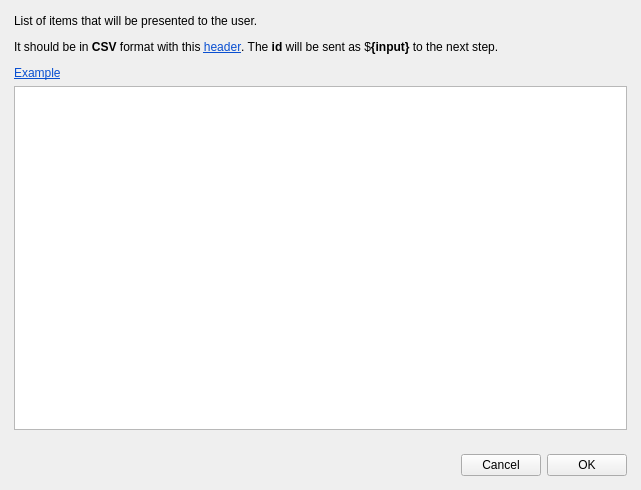
<?xml version="1.0" encoding="UTF-8"?>
<ui version="4.0">
 <class>WfNodeEditDialog</class>
 <widget class="QDialog" name="WfNodeEditDialog">
  <property name="windowModality">
   <enum>Qt::WindowModal</enum>
  </property>
  <property name="geometry">
   <rect>
    <x>0</x>
    <y>0</y>
    <width>641</width>
    <height>490</height>
   </rect>
  </property>
  <property name="windowTitle">
   <string>Dialog</string>
  </property>
  <layout class="QVBoxLayout" name="verticalLayout">
   <property name="leftMargin">
    <number>5</number>
   </property>
   <property name="topMargin">
    <number>5</number>
   </property>
   <property name="rightMargin">
    <number>5</number>
   </property>
   <property name="bottomMargin">
    <number>5</number>
   </property>
   <item>
    <widget class="QStackedWidget" name="panelsStack">
     <property name="sizePolicy">
      <sizepolicy hsizetype="Expanding" vsizetype="Expanding">
       <horstretch>0</horstretch>
       <verstretch>0</verstretch>
      </sizepolicy>
     </property>
     <property name="currentIndex">
      <number>11</number>
     </property>
     <widget class="QWidget" name="hotkeyPanel">
      <property name="sizePolicy">
       <sizepolicy hsizetype="Expanding" vsizetype="Expanding">
        <horstretch>0</horstretch>
        <verstretch>0</verstretch>
       </sizepolicy>
      </property>
      <layout class="QFormLayout" name="formLayout">
       <item row="0" column="0">
        <widget class="QLabel" name="label">
         <property name="text">
          <string>Hotkey</string>
         </property>
        </widget>
       </item>
       <item row="0" column="1">
        <widget class="CustomHotkeyEditor" name="hotkeyHotkeyEdit"/>
       </item>
      </layout>
     </widget>
     <widget class="QWidget" name="keywordPanel">
      <property name="sizePolicy">
       <sizepolicy hsizetype="Expanding" vsizetype="Expanding">
        <horstretch>0</horstretch>
        <verstretch>0</verstretch>
       </sizepolicy>
      </property>
      <layout class="QFormLayout" name="formLayout_2">
       <item row="0" column="0">
        <widget class="QLabel" name="label_2">
         <property name="text">
          <string>Keyword</string>
         </property>
        </widget>
       </item>
       <item row="0" column="1">
        <widget class="QLineEdit" name="keywordKeywordEdit"/>
       </item>
       <item row="1" column="0">
        <widget class="QLabel" name="label_9">
         <property name="text">
          <string>Text</string>
         </property>
        </widget>
       </item>
       <item row="1" column="1">
        <widget class="QLineEdit" name="keywordTextEdit"/>
       </item>
       <item row="2" column="0">
        <widget class="QLabel" name="label_10">
         <property name="text">
          <string>Description</string>
         </property>
        </widget>
       </item>
       <item row="2" column="1">
        <widget class="QLineEdit" name="keywordDescriptionEdit"/>
       </item>
      </layout>
     </widget>
     <widget class="QWidget" name="scriptingPanel">
      <property name="sizePolicy">
       <sizepolicy hsizetype="Expanding" vsizetype="Expanding">
        <horstretch>0</horstretch>
        <verstretch>0</verstretch>
       </sizepolicy>
      </property>
      <layout class="QFormLayout" name="formLayout_3">
       <item row="1" column="0" colspan="2">
        <widget class="QLineEdit" name="scriptingPathEdit"/>
       </item>
       <item row="2" column="0">
        <widget class="QLabel" name="label_8">
         <property name="text">
          <string>Description</string>
         </property>
        </widget>
       </item>
       <item row="3" column="0" colspan="2">
        <widget class="QLineEdit" name="scriptingDescriptionEdit"/>
       </item>
       <item row="4" column="0">
        <widget class="QLabel" name="label_4">
         <property name="text">
          <string>Script</string>
         </property>
        </widget>
       </item>
       <item row="5" column="0" colspan="2">
        <widget class="QPlainTextEdit" name="scriptingScriptEdit">
         <property name="tabStopDistance">
          <double>20.000000000000000</double>
         </property>
        </widget>
       </item>
       <item row="0" column="0">
        <widget class="QLabel" name="label_3">
         <property name="text">
          <string>App</string>
         </property>
        </widget>
       </item>
       <item row="6" column="0">
        <spacer name="verticalSpacer_2">
         <property name="orientation">
          <enum>Qt::Vertical</enum>
         </property>
         <property name="sizeHint" stdset="0">
          <size>
           <width>20</width>
           <height>40</height>
          </size>
         </property>
        </spacer>
       </item>
      </layout>
     </widget>
     <widget class="QWidget" name="playSoundPanel">
      <layout class="QFormLayout" name="formLayout_6">
       <item row="0" column="0">
        <widget class="QLabel" name="label_16">
         <property name="text">
          <string>Path to sound</string>
         </property>
        </widget>
       </item>
       <item row="0" column="1">
        <widget class="CustomLineEdit" name="playSoundPathToSoundEdit">
         <property name="contextMenuPolicy">
          <enum>Qt::DefaultContextMenu</enum>
         </property>
        </widget>
       </item>
       <item row="1" column="0">
        <widget class="QPushButton" name="playSoundPlayButton">
         <property name="text">
          <string>Test</string>
         </property>
        </widget>
       </item>
       <item row="2" column="0">
        <spacer name="verticalSpacer">
         <property name="orientation">
          <enum>Qt::Vertical</enum>
         </property>
         <property name="sizeHint" stdset="0">
          <size>
           <width>20</width>
           <height>40</height>
          </size>
         </property>
        </spacer>
       </item>
      </layout>
     </widget>
     <widget class="QWidget" name="notificationPanel">
      <layout class="QFormLayout" name="formLayout_5">
       <property name="leftMargin">
        <number>5</number>
       </property>
       <property name="topMargin">
        <number>5</number>
       </property>
       <property name="rightMargin">
        <number>5</number>
       </property>
       <property name="bottomMargin">
        <number>5</number>
       </property>
       <item row="0" column="0">
        <widget class="QLabel" name="label_11">
         <property name="text">
          <string>Title</string>
         </property>
        </widget>
       </item>
       <item row="0" column="1">
        <widget class="QLineEdit" name="notificationTitleEdit"/>
       </item>
       <item row="1" column="0">
        <widget class="QLabel" name="label_12">
         <property name="text">
          <string>Message</string>
         </property>
        </widget>
       </item>
       <item row="1" column="1">
        <widget class="QLineEdit" name="notificationMessageEdit"/>
       </item>
      </layout>
     </widget>
     <widget class="QWidget" name="luaScriptPanel">
      <layout class="QVBoxLayout" name="verticalLayout_4">
       <item>
        <widget class="QLabel" name="label_6">
         <property name="text">
          <string>Lua script</string>
         </property>
        </widget>
       </item>
       <item>
        <widget class="QTextEdit" name="luaScriptSourceEdit">
         <property name="tabStopDistance">
          <double>20.000000000000000</double>
         </property>
        </widget>
       </item>
      </layout>
     </widget>
     <widget class="QWidget" name="execAppPanel">
      <property name="sizePolicy">
       <sizepolicy hsizetype="Expanding" vsizetype="Expanding">
        <horstretch>0</horstretch>
        <verstretch>0</verstretch>
       </sizepolicy>
      </property>
      <layout class="QFormLayout" name="formLayout_4">
       <item row="1" column="0">
        <widget class="QLabel" name="label_5">
         <property name="text">
          <string>App</string>
         </property>
        </widget>
       </item>
       <item row="2" column="0">
        <widget class="QLabel" name="label_13">
         <property name="text">
          <string>Env vars</string>
         </property>
        </widget>
       </item>
       <item row="2" column="1">
        <widget class="QPlainTextEdit" name="execAppEnvEdit">
         <property name="tabStopDistance">
          <double>20.000000000000000</double>
         </property>
        </widget>
       </item>
       <item row="3" column="0">
        <widget class="QLabel" name="label_14">
         <property name="text">
          <string>If not run</string>
         </property>
        </widget>
       </item>
       <item row="3" column="1">
        <widget class="QCheckBox" name="execAppIfNotRunCB">
         <property name="text">
          <string/>
         </property>
        </widget>
       </item>
       <item row="4" column="0">
        <widget class="QLabel" name="label_15">
         <property name="text">
          <string>Detached</string>
         </property>
        </widget>
       </item>
       <item row="4" column="1">
        <widget class="QCheckBox" name="execAppDetachedCB">
         <property name="text">
          <string/>
         </property>
        </widget>
       </item>
       <item row="5" column="0">
        <widget class="QLabel" name="label_7">
         <property name="text">
          <string>Work Dir</string>
         </property>
        </widget>
       </item>
       <item row="5" column="1">
        <widget class="QLineEdit" name="execAppWorkDirEdit"/>
       </item>
       <item row="1" column="1">
        <widget class="QPlainTextEdit" name="execAppAppPath">
         <property name="tabStopDistance">
          <double>20.000000000000000</double>
         </property>
        </widget>
       </item>
      </layout>
     </widget>
     <widget class="QWidget" name="extTriggerPanel">
      <layout class="QFormLayout" name="formLayout_7">
       <item row="0" column="0">
        <widget class="QLabel" name="label_17">
         <property name="text">
          <string>External trigger id</string>
         </property>
        </widget>
       </item>
       <item row="0" column="1">
        <widget class="QLineEdit" name="extTriggerIdEdit">
         <property name="baseSize">
          <size>
           <width>300</width>
           <height>0</height>
          </size>
         </property>
        </widget>
       </item>
       <item row="1" column="0" colspan="2">
        <widget class="QLabel" name="label_20">
         <property name="sizePolicy">
          <sizepolicy hsizetype="Preferred" vsizetype="Minimum">
           <horstretch>0</horstretch>
           <verstretch>0</verstretch>
          </sizepolicy>
         </property>
         <property name="text">
          <string>&lt;html&gt;&lt;head/&gt;&lt;body&gt;&lt;p&gt;&lt;span style=&quot; font-weight:700;&quot;&gt;External trigger&lt;/span&gt; allows you to start workflow from outside of CPLauncher.&lt;/p&gt;&lt;p&gt;After configuring the block with some id(i.e. &lt;span style=&quot; font-weight:700;&quot;&gt;trigger_123&lt;/span&gt;) you should be able to execute it from system shell(Windows CMD.exe) with the following command:&lt;/p&gt;&lt;p&gt;&lt;span style=&quot; font-weight:700;&quot;&gt;{PATH TO THE APP}/CpLauncher --trigger trigger_123&lt;/span&gt;&lt;/p&gt;&lt;/body&gt;&lt;/html&gt;</string>
         </property>
         <property name="wordWrap">
          <bool>true</bool>
         </property>
        </widget>
       </item>
      </layout>
     </widget>
     <widget class="QWidget" name="clipboardCopyPanel">
      <layout class="QVBoxLayout" name="verticalLayout_3">
       <item>
        <widget class="QLabel" name="label_21">
         <property name="text">
          <string>Text to copy</string>
         </property>
        </widget>
       </item>
       <item>
        <widget class="QPlainTextEdit" name="clipboardCopyTextEdit">
         <property name="tabStopDistance">
          <double>20.000000000000000</double>
         </property>
        </widget>
       </item>
      </layout>
     </widget>
     <widget class="QWidget" name="openUrlPanel">
      <layout class="QFormLayout" name="formLayout_9">
       <item row="0" column="0">
        <widget class="QLabel" name="label_22">
         <property name="text">
          <string>URL</string>
         </property>
        </widget>
       </item>
       <item row="0" column="1">
        <widget class="QLineEdit" name="openUrlEdit"/>
       </item>
      </layout>
     </widget>
     <widget class="QWidget" name="extScriptPanel">
      <layout class="QFormLayout" name="formLayout_8">
       <item row="0" column="0">
        <widget class="QLabel" name="label_18">
         <property name="text">
          <string>Application path</string>
         </property>
        </widget>
       </item>
       <item row="1" column="0" colspan="2">
        <widget class="QLineEdit" name="extScriptAppPath">
         <property name="sizePolicy">
          <sizepolicy hsizetype="Expanding" vsizetype="Fixed">
           <horstretch>2</horstretch>
           <verstretch>0</verstretch>
          </sizepolicy>
         </property>
        </widget>
       </item>
       <item row="2" column="0">
        <widget class="QLabel" name="extScriptHelpLabel">
         <property name="text">
          <string>&lt;html&gt;&lt;head/&gt;&lt;body&gt;&lt;p&gt;Text from Script field will be saved and passed as ${scriptFilePath} variable.&lt;/p&gt;&lt;p&gt;Example &lt;a href=&quot;#insertExample&quot;&gt;python ${scriptFilePath}&lt;/a&gt;&lt;/p&gt;&lt;/body&gt;&lt;/html&gt;</string>
         </property>
        </widget>
       </item>
       <item row="5" column="0" colspan="2">
        <widget class="QPlainTextEdit" name="extScriptScriptEdit">
         <property name="sizePolicy">
          <sizepolicy hsizetype="Expanding" vsizetype="Expanding">
           <horstretch>1</horstretch>
           <verstretch>1</verstretch>
          </sizepolicy>
         </property>
         <property name="tabStopDistance">
          <double>20.000000000000000</double>
         </property>
        </widget>
       </item>
       <item row="3" column="0">
        <widget class="QCheckBox" name="extScriptCaptureOutputCB">
         <property name="text">
          <string>Capture output</string>
         </property>
        </widget>
       </item>
       <item row="4" column="0">
        <widget class="QLabel" name="label_19">
         <property name="text">
          <string>Script</string>
         </property>
        </widget>
       </item>
      </layout>
     </widget>
     <widget class="QWidget" name="selectorPanel">
      <layout class="QVBoxLayout" name="verticalLayout_2">
       <item>
        <widget class="QLabel" name="selectorHelpLabel">
         <property name="text">
          <string>&lt;html&gt;&lt;head/&gt;&lt;body&gt;&lt;p&gt;List of items that will be presented to the user.&lt;/p&gt;&lt;p&gt;It should be in &lt;span style=&quot; font-weight:700;&quot;&gt;CSV&lt;/span&gt; format with this &lt;a href=&quot;#insert_header&quot;&gt;&lt;span style=&quot; text-decoration: underline; color:#094fd1;&quot;&gt;header&lt;/span&gt;&lt;/a&gt;. The &lt;span style=&quot; font-weight:700;&quot;&gt;id&lt;/span&gt; will be sent as $&lt;span style=&quot; font-weight:700;&quot;&gt;{input}&lt;/span&gt; to the next step.&lt;/p&gt;&lt;p&gt;&lt;a href=&quot;#insert_example&quot;&gt;&lt;span style=&quot; text-decoration: underline; color:#094fd1;&quot;&gt;Example&lt;/span&gt;&lt;/a&gt;&lt;/p&gt;&lt;/body&gt;&lt;/html&gt;</string>
         </property>
        </widget>
       </item>
       <item>
        <widget class="QPlainTextEdit" name="selectorItemsEdit">
         <property name="tabStopDistance">
          <double>20.000000000000000</double>
         </property>
        </widget>
       </item>
      </layout>
     </widget>
    </widget>
   </item>
   <item>
    <widget class="QWidget" name="buttonsPanel" native="true">
     <property name="sizePolicy">
      <sizepolicy hsizetype="Expanding" vsizetype="Preferred">
       <horstretch>0</horstretch>
       <verstretch>0</verstretch>
      </sizepolicy>
     </property>
     <layout class="QHBoxLayout" name="horizontalLayout">
      <item>
       <spacer name="horizontalSpacer">
        <property name="orientation">
         <enum>Qt::Horizontal</enum>
        </property>
        <property name="sizeHint" stdset="0">
         <size>
          <width>40</width>
          <height>20</height>
         </size>
        </property>
       </spacer>
      </item>
      <item>
       <widget class="QPushButton" name="cancelButton">
        <property name="text">
         <string>Cancel</string>
        </property>
        <property name="autoDefault">
         <bool>false</bool>
        </property>
       </widget>
      </item>
      <item>
       <widget class="QPushButton" name="okButton">
        <property name="text">
         <string>OK</string>
        </property>
       </widget>
      </item>
     </layout>
    </widget>
   </item>
  </layout>
 </widget>
 <customwidgets>
  <customwidget>
   <class>CustomHotkeyEditor</class>
   <extends>QKeySequenceEdit</extends>
   <header>includes.h</header>
  </customwidget>
  <customwidget>
   <class>CustomLineEdit</class>
   <extends>QLineEdit</extends>
   <header>includes.h</header>
  </customwidget>
 </customwidgets>
 <resources/>
 <connections/>
</ui>
